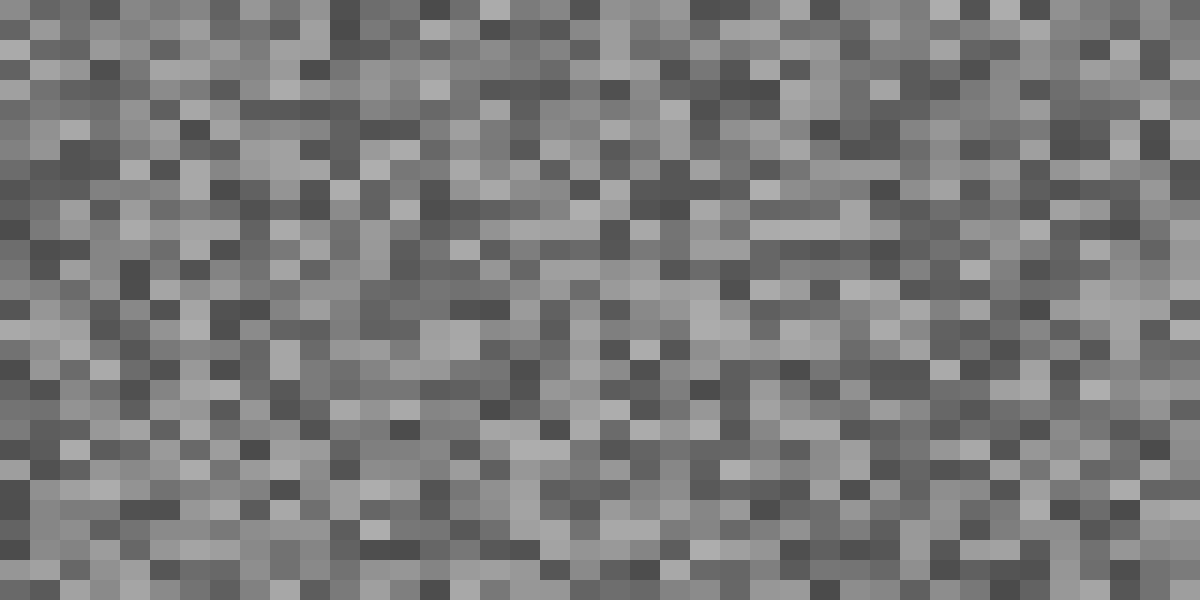
Frame 1 (no input)
Frame 60 (the mouse pressed at the canvas centre just before this capture): identical to frame 1, image omitted
Frame 120 (the mouse held since frame 60 and released just before this capture): identical to frame 1, image omitted

The Processing sketch that drew this single still picture (run headless with seeded random() and noise(); from frame 60 on, the mouse is pressed at the canvas centre):

// Processing sketch: Homework_4
// ── Homework_4.pde
int stepX=30;
int stepY=20;

void setup() {
  size(1200, 600);
  // Double for loop for making the grid of grey rectangles 
  for (int iX=0; iX<width; iX += stepX) {
    for (int iY=0; iY<height; iY += stepY) {
      fill(random(75, 175)); 
      noStroke();
      rect(iX, iY, stepX, stepY);
    }
  }
}

void draw() { //<>//
}

void mousePressed() {
  if (mouseButton == LEFT) {
    // Double for loop for drawing of red rectangles on top of a grey rectangle when pressed 
    for (int iX=0; iX<width; iX += stepX) {
      for (int iY=0; iY<height; iY += stepY) {
        if ((mouseX > iX ) &&  (mouseX < (iX + stepX)) && (mouseY > iY) && (mouseY < (iY + stepY))) {
          fill(random(255), random(255), random(255) ); 
          rect(iX, iY, stepX, stepY);
        }
      }
    }
  } else if (mouseButton == RIGHT) {
    for (int iX=0; iX<width; iX += stepX) {
      for (int iY=0; iY<height; iY += stepY) {
        if ((mouseX > iX ) &&  (mouseX < (iX + stepX)) && (mouseY > iY) && (mouseY < (iY + stepY))) {
          fill(random(75, 175)); 
          rect(iX, iY, stepX, stepY);
        }
      }
    }
  }
}
